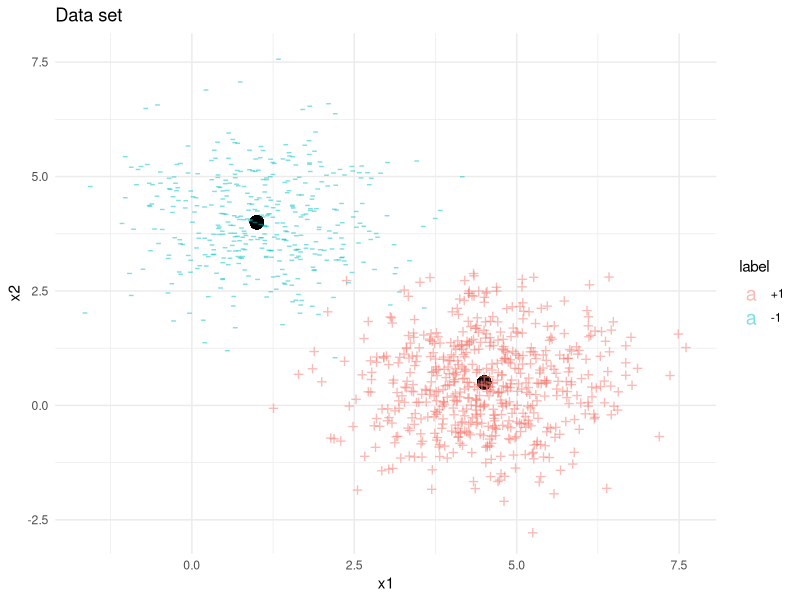

Here is the R script that generated this plot:
## ---- chunk 1
install.packages("mvtnorm")
## ---- chunk 2
# Data Generation
## Libraries:
library(mvtnorm) # generates multivariate Gaussian sampels and calculate the densities
library(ggplot2)
library(reshape2)

## Initialization
N <- 1000
c0 <- '+1'; c1 <- '-1' # class labels
mu0 <- c(4.5, 0.5); p0 <- 0.60
mu1 <- c(1.0, 4.0); p1 <- 1 - p0
sigma <- matrix(c(1, 0, 0, 1), nrow=2, ncol=2, byrow = TRUE) # shared covariance matrix
sigma0 <- sigma;   sigma1 <- sigma
### an examle of nonshared covariance matrices
#sigma0 <- matrix(c(0.2, 0.2, 0.2, 0.2), nrow=2, ncol=2, byrow = TRUE);   sigma1 <- matrix(c(1, 0, 0, 1), nrow=2, ncol=2, byrow = TRUE)

data <- data.frame(x1=double(), x2=double(), label=factor(levels = c(c0,c1))) # empty data.frame

## Generate class labels
data[1:N,'label'] <- sample(c(c0,c1), N, replace = TRUE, prob = c(p0, p1))

## calculate the size of each class
N0 <- sum(data[1:N,'label']==c0); N1 <- N - N0

## Sample from the Gaussian distribution accroding to the class labels and statitics.
data[data[1:N,'label']==c0, c('x1', 'x2')] <- rmvnorm(n = N0, mu0, sigma0)
data[data[1:N,'label']==c1, c('x1', 'x2')] <- rmvnorm(n = N1, mu1, sigma1)

## Split data to train and test datasets
train.len <- round(N/2)
train.index <- sample(1:N, train.len, replace = FALSE)
train.data <- data[train.index, c('x1', 'x2')]
test.data <- data[-train.index, c('x1', 'x2')]
train.label <- data[train.index, 'label']
test.label <- data[-train.index, 'label']
## ---- chunk 3
## Take a look at the data set
ggplot(data=data, aes(x=x1, y=x2, color=label, label=ifelse(label==c0, '+', '-'))) +
    geom_point(x=mu0[1], y=mu0[2], size=4, color = 'black') +
    geom_point(x=mu1[1], y=mu1[2], size=4, color = 'black') +
    geom_text(size = 5, alpha=0.5) +
    ggtitle ('Data set') +
    theme_minimal()
## ---- chunk 4
# Class probabilities:
p0.hat <- sum(train.label==c0)/nrow(train.data) # total number of samples in class 0 divided by the total nmber of training data
p1.hat <- sum(train.label==c1)/nrow(train.data) # or simply 1 - p1.hat

cat(sprintf('\nThe real class probabilities:\t\t%f, %f\nThe estimated class probabilities:\t%f, %f\n', p0, p1, p0.hat, p1.hat))
## ---- chunk 5
# Class means:
mu0.hat <- colMeans(train.data[train.label==c0,])
mu1.hat <- colMeans(train.data[train.label==c1,])

cat(sprintf('\nThe real class means:\t\t%f, %f\t%f, %f\t\nThe estimated class means:\t%f, %f\t%f, %f\t\n', 
          mu0[1], mu0[2], mu1[1], mu1[2],
          mu0.hat[1], mu0.hat[2], mu1.hat[1], mu1.hat[2]))
## ---- chunk 6
# class covariance matrices:
sigma0.hat <- var(train.data[train.label==c0,])
sigma1.hat <- var(train.data[train.label==c1,])

# shared covariance matrix:
sigma.hat <- p0.hat * sigma0.hat + p1.hat * sigma1.hat 

cat(sprintf('\nThe real class covariance matrix:\n\t%f, %f\n\t%f, %f\nThe estimated covariance matrix:\n\t%f, %f\n\t%f, %f\n', 
          sigma[1], sigma[2], sigma[3], sigma[4],
          sigma.hat[1], sigma.hat[2], sigma.hat[3], sigma.hat[4]))
## ---- chunk 7
# calculate posteriors:
posterior0 <- p0.hat*dmvnorm(x=train.data, mean=mu0.hat, sigma=sigma.hat)
posterior1 <- p1.hat*dmvnorm(x=train.data, mean=mu1.hat, sigma=sigma.hat)
## ---- chunk 8
# calculate predictions:
train.predict <- ifelse(posterior0 > posterior1, c0, c1)
test.predict <- ifelse(p0.hat*dmvnorm(x=test.data, mean=mu0.hat, sigma=sigma.hat) > p1.hat*dmvnorm(x=test.data, mean=mu1.hat, sigma=sigma.hat), c0, c1)

# calculate accuracy:
cat(sprintf('\nTraining accuracy:\t%.2f%%', sum(train.label==train.predict)/nrow(train.data)*100))
cat(sprintf('\nTesting accuracy:\t%.2f%%', sum(test.label==test.predict)/nrow(test.data)*100))

## ---- chunk 9
# Confusion Matix (Train):
table(train.label, train.predict)

# Confusion Matix (Test):
table(test.label, test.predict)
